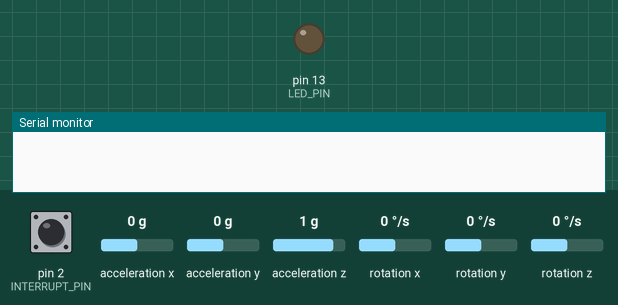
A sketch run on a simulated Arduino Leonardo, built with avr-gcc and run on an emulated ATmega32U4. On the bench: output pins drawn as LEDs (lit = HIGH), the last lines printed to the serial monitor. Dashed ring = blinking. Inputs (shaded band) come from the test bench; at power-on: rotation z 0 °/s, acceleration z 1 g, acceleration x 0 g, pin 2 (INTERRUPT_PIN) LOW, acceleration y 0 g, rotation x 0 °/s, rotation y 0 °/s. The sensor or clock chip raises its interrupt line as the real part does; no radio packets arrive unless stated.

Above: at 0.1 s.
At 1.7 s:
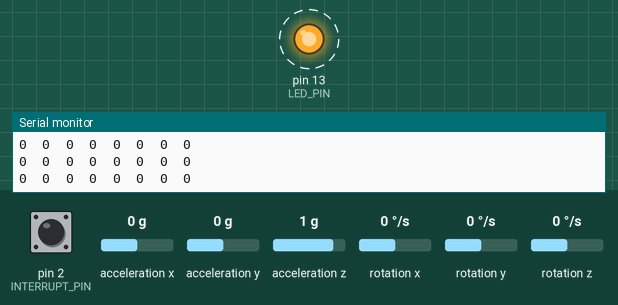
1.8 s: rotation z set to -192 °/s
4.8 s: acceleration z set to -0.8 g
7.8 s: acceleration x set to 0.8 g
Timing chart, 0 to 16.8 s (numbered marks = the images above; inputs shaded):
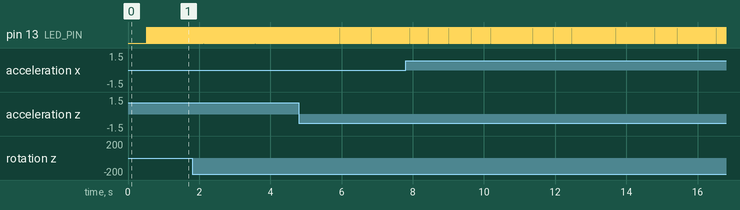

Measured:
- by itself, pin 13 (LED_PIN): alternates HIGH for 0.01 s and LOW for 0.01 s

The sketch:

Sanic.ino
```cpp
//**************************************************************
//****                      printing stuff                  ****
//**************************************************************

//uncomment to print for python code to read
#define PYTHON_READ

//uncomment to see all GPS data
//#define PRINT_GPS

// uncomment "OUTPUT_READABLE_QUATERNION" if you want to see the actual quaternion components in a [w, x, y, z] format
//#define OUTPUT_READABLE_QUATERNION

// uncomment "OUTPUT_READABLE_EULER" if you want to see Euler angles(in degrees)
//#define OUTPUT_READABLE_EULER

// uncomment "OUTPUT_READABLE_YAWPITCHROLL" if you want to see the yaw/pitch/roll angles (in degrees)
//#define OUTPUT_READABLE_YAWPITCHROLL

// uncomment "OUTPUT_READABLE_REALACCEL" if you want to see acceleration
//#define OUTPUT_READABLE_REALACCEL

// uncomment "OUTPUT_READABLE_WORLDACCEL" if you want to see acceleration
//#define OUTPUT_READABLE_WORLDACCEL

//**************************************************************
//****                       MPU declaration                ****
//**************************************************************
// I2Cdev and MPU6050 must be installed as libraries, or else the .cpp/.h files
// for both classes must be in the include path of your project
#include "I2Cdev.h"
#include "MPU6050_6Axis_MotionApps20.h"
// Arduino Wire library is required if I2Cdev I2CDEV_ARDUINO_WIRE implementation
// is used in I2Cdev.h
#if I2CDEV_IMPLEMENTATION == I2CDEV_ARDUINO_WIRE
    #include "Wire.h"
#endif

MPU6050 mpu;

#define INTERRUPT_PIN 2  // use pin 2 on Arduino Uno & most boards
#define LED_PIN 13 // (Arduino is 13, Teensy is 11, Teensy++ is 6)
bool blinkState = false;

// MPU control/status vars
bool dmpReady = false;  // set true if DMP init was successful
uint8_t mpuIntStatus;   // holds actual interrupt status byte from MPU
uint8_t devStatus;      // return status after each device operation (0 = success, !0 = error)
uint16_t packetSize;    // expected DMP packet size (default is 42 bytes)
uint16_t fifoCount;     // count of all bytes currently in FIFO
uint8_t fifoBuffer[64]; // FIFO storage buffer

// orientation/motion vars
Quaternion q;           // [w, x, y, z]         quaternion container
VectorInt16 aa;         // [x, y, z]            accel sensor measurements
VectorInt16 aaReal;     // [x, y, z]            gravity-free accel sensor measurements
VectorInt16 aaWorld;    // [x, y, z]            world-frame accel sensor measurements
VectorFloat gravity;    // [x, y, z]            gravity vector
float euler[3];         // [psi, theta, phi]    Euler angle container
float ypr[3];           // [yaw, pitch, roll]   yaw/pitch/roll container and gravity vector

// packet structure for InvenSense teapot demo
uint8_t teapotPacket[14] = { '$', 0x02, 0,0, 0,0, 0,0, 0,0, 0x00, 0x00, '\r', '\n' };


// ================================================================
// ===               INTERRUPT DETECTION ROUTINE                ===
// ================================================================

volatile bool mpuInterrupt = false;     // indicates whether MPU interrupt pin has gone high
void dmpDataReady() {
    mpuInterrupt = true;
}
//**************************************************************
//****                       GPS declaration                ****
//**************************************************************


const unsigned char UBX_HEADER[] = { 0xB5, 0x62 };

struct NAV_POSLLH {
  unsigned char cls;
  unsigned char id;
  unsigned short len;
  unsigned long iTOW;
  long lon;
  long lat;
 // long height;
 // long hMSL;
//  unsigned long hAcc;
//  unsigned long vAcc;
};

NAV_POSLLH posllh;
//**************************************************************
//****                       RF24 declaration               ****
//**************************************************************
#include <SPI.h>
#include "RF24.h"
RF24 radio(7,8);
const uint64_t pipes[2] = { 0xABCDABCD71LL, 0x544d52687CLL };


struct data{
  long lat,lon;
  int ax,ay,az;
};

struct data2{
   int yaw, pitch, roll;
};

struct data data;
struct data2 data2;
int i = 0;
// ================================================================
// ===                      INITIAL SETUP                       ===
// ================================================================

void setup() {
    //**************************************************************
    //****                       MPU setup                      ****
    //**************************************************************
    // join I2C bus (I2Cdev library doesn't do this automatically)
    #if I2CDEV_IMPLEMENTATION == I2CDEV_ARDUINO_WIRE
        Wire.begin();
        //TWBR = 12;
        Wire.setClock(400000); // 400kHz I2C clock. Comment this line if having compilation difficulties
    #elif I2CDEV_IMPLEMENTATION == I2CDEV_BUILTIN_FASTWIRE
        Fastwire::setup(400, true);
    #endif

    // initialize serial communication
    // (115200 chosen because it is required for Teapot Demo output, but it's
    // really up to you depending on your project)
    Serial.begin(115200);
    while (!Serial); // wait for Leonardo enumeration, others continue immediately

    // NOTE: 8MHz or slower host processors, like the Teensy @ 3.3V or Arduino
    // Pro Mini running at 3.3V, cannot handle this baud rate reliably due to
    // the baud timing being too misaligned with processor ticks. You must use
    // 38400 or slower in these cases, or use some kind of external separate
    // crystal solution for the UART timer.

    // initialize device
   // Serial.println(F("Initializing I2C devices..."));
    mpu.initialize();
    pinMode(INTERRUPT_PIN, INPUT);

    // verify connection
  //  Serial.println(F("Testing device connections..."));
   // Serial.println(mpu.testConnection() ? F("MPU6050 connection successful") : F("MPU6050 connection failed"));
    mpu.testConnection();
    while (Serial.available() && Serial.read()); // empty buffer

    // load and configure the DMP
   // Serial.println(F("Initializing DMP..."));
    devStatus = mpu.dmpInitialize();

    // supply your own gyro offsets here, scaled for min sensitivity
    mpu.setXGyroOffset(220);
    mpu.setYGyroOffset(76);
    mpu.setZGyroOffset(-85);
    mpu.setZAccelOffset(1788); // 1688 factory default for my test chip

    // make sure it worked (returns 0 if so)
    if (devStatus == 0) {
        // turn on the DMP, now that it's ready
       // Serial.println(F("Enabling DMP..."));
        mpu.setDMPEnabled(true);

        // enable Arduino interrupt detection
      //  Serial.println(F("Enabling interrupt detection (Arduino external interrupt 0)..."));
        attachInterrupt(digitalPinToInterrupt(INTERRUPT_PIN), dmpDataReady, RISING);
        mpuIntStatus = mpu.getIntStatus();

        // set our DMP Ready flag so the main loop() function knows it's okay to use it
     //   Serial.println(F("DMP ready! Waiting for first interrupt..."));
        dmpReady = true;

        // get expected DMP packet size for later comparison
        packetSize = mpu.dmpGetFIFOPacketSize();
    } else {
        // ERROR!
        // 1 = initial memory load failed
        // 2 = DMP configuration updates failed
        // (if it's going to break, usually the code will be 1)
       // Serial.print(F("DMP Initialization failed (code "));
     //   Serial.print(devStatus);
      //  Serial.println(F(")"));
    }

    // configure LED for output
    pinMode(LED_PIN, OUTPUT);
    //**************************************************************
    //****                       GPS setup                      ****
    //**************************************************************
      Serial1.begin(115200);
    //**************************************************************
    //****                       RF24 setup                     ****
    //**************************************************************
  radio.begin();                           // Setup and configure rf radio
  radio.setChannel(1);
  radio.setDataRate(RF24_2MBPS);
  radio.setAutoAck(1);                     // Ensure autoACK is enabled
  radio.setRetries(2,15);                  // Optionally, increase the delay between retries & # of retries
  radio.enableDynamicPayloads();
  radio.setPayloadSize(128);
  radio.setCRCLength(RF24_CRC_8);          // Use 8-bit CRC for performance
  radio.openWritingPipe(pipes[0]);
  radio.startListening();
  radio.powerUp();
  radio.stopListening();

}


// ================================================================
// ===                    MAIN PROGRAM LOOP                     ===
// ================================================================

void loop() {
    //**************************************************************
    //****                       MPU loop                       ****
    //**************************************************************
    // if programming failed, don't try to do anything
    if (!dmpReady) return;

    // wait for MPU interrupt or extra packet(s) available
    while (!mpuInterrupt && fifoCount < packetSize) {
        // other program behavior stuff here
        // .
        // .
        // .
        // if you are really paranoid you can frequently test in between other
        // stuff to see if mpuInterrupt is true, and if so, "break;" from the
        // while() loop to immediately process the MPU data
        // .
        // .
        // .
    }

    // reset interrupt flag and get INT_STATUS byte
    mpuInterrupt = false;
    mpuIntStatus = mpu.getIntStatus();

    // get current FIFO count
    fifoCount = mpu.getFIFOCount();
    // check for overflow (this should never happen unless our code is too inefficient)
    if ((mpuIntStatus & 0x10) || fifoCount == 1024) {
        // reset so we can continue cleanly
        mpu.resetFIFO();
        Serial.println(F("FIFO overflow!"));

    // otherwise, check for DMP data ready interrupt (this should happen frequently)
    } else if (mpuIntStatus & 0x02) {
        // wait for correct available data length, should be a VERY short wait
        while (fifoCount < packetSize) fifoCount = mpu.getFIFOCount();

        // read a packet from FIFO
        mpu.getFIFOBytes(fifoBuffer, packetSize);

        // track FIFO count here in case there is > 1 packet available
        // (this lets us immediately read more without waiting for an interrupt)
        fifoCount -= packetSize;

        #ifdef OUTPUT_READABLE_QUATERNION
            // display quaternion values in easy matrix form: w x y z
            mpu.dmpGetQuaternion(&q, fifoBuffer);
            Serial.print("quat\t");
            Serial.print(q.w);
            Serial.print("\t");
            Serial.print(q.x);
            Serial.print("\t");
            Serial.print(q.y);
            Serial.print("\t");
            Serial.println(q.z);
        #endif


        #ifdef OUTPUT_READABLE_EULER
            // display Euler angles in degrees
            mpu.dmpGetQuaternion(&q, fifoBuffer);
            mpu.dmpGetEuler(euler, &q);
            Serial.print("euler\t");
            Serial.print(euler[0] * 180/M_PI);
            Serial.print("\t");
            Serial.print(euler[1] * 180/M_PI);
            Serial.print("\t");
            Serial.println(euler[2] * 180/M_PI);
        #endif


        mpu.dmpGetQuaternion(&q, fifoBuffer);
        mpu.dmpGetGravity(&gravity, &q);
        mpu.dmpGetYawPitchRoll(ypr, &q, &gravity);
        data2.yaw = ypr[0] * 180/M_PI;
        data2.pitch = ypr[1] * 180/M_PI;
        data2.roll =ypr[2] * 180/M_PI;
        #ifdef OUTPUT_READABLE_YAWPITCHROLL
            // display Euler angles in degrees
            Serial.print("ypr\t");
            Serial.print(ypr[0] * 180/M_PI);
            Serial.print("\t");
            Serial.print(ypr[1] * 180/M_PI);
            Serial.print("\t");
            Serial.print(ypr[2] * 180/M_PI);
        #endif

        mpu.dmpGetQuaternion(&q, fifoBuffer);
        mpu.dmpGetAccel(&aa, fifoBuffer);
        mpu.dmpGetGravity(&gravity, &q);
        mpu.dmpGetLinearAccel(&aaReal, &aa, &gravity);
        data.ax = aaReal.x;
        data.ay = aaReal.y;
        data.az = aaReal.z;
        #ifdef OUTPUT_READABLE_REALACCEL
            // display real acceleration, adjusted to remove gravity
            Serial.print("areal\t");
            Serial.print(aaReal.x);
            Serial.print("\t");
            Serial.print(aaReal.y);
            Serial.print("\t");
            Serial.println(aaReal.z);
        #endif

        #ifdef OUTPUT_READABLE_WORLDACCEL
            // display initial world-frame acceleration, adjusted to remove gravity
            // and rotated based on known orientation from quaternion
            mpu.dmpGetQuaternion(&q, fifoBuffer);
            mpu.dmpGetAccel(&aa, fifoBuffer);
            mpu.dmpGetGravity(&gravity, &q);
            mpu.dmpGetLinearAccel(&aaReal, &aa, &gravity);
            mpu.dmpGetLinearAccelInWorld(&aaWorld, &aaReal, &q);
            Serial.print("aworld\t");
            Serial.print(aaWorld.x);
            Serial.print("\t");
            Serial.print(aaWorld.y);
            Serial.print("\t");
            Serial.println(aaWorld.z);
        #endif


        // blink LED to indicate activity
        blinkState = !blinkState;
        digitalWrite(LED_PIN, blinkState);
    }
    //**************************************************************
    //****                       GPS loop                       ****
    //**************************************************************
    if ( processGPS() ) {
     data.lat = posllh.lat;
     data.lon = posllh.lon;
    #ifdef PRINT_GPS
    //Serial.print("iTOW:");      Serial.print(posllh.iTOW);
    Serial.print(" lat/lon: "); Serial.print(posllh.lat); Serial.print(","); Serial.print(posllh.lon);
    //Serial.print(" height: ");  Serial.print(posllh.height/1000.0f);
    //Serial.print(" hMSL: ");    Serial.print(posllh.hMSL/1000.0f);
   // Serial.print(" hAcc: ");    Serial.print(posllh.hAcc/1000.0f);
    //Serial.print(" vAcc: ");    Serial.print(posllh.vAcc/1000.0f);
    Serial.println();
    #endif
    }
    //**************************************************************
    //****                       RF24 loop                      ****
    //**************************************************************
    radio.openWritingPipe(pipes[0]);
    radio.writeFast(&data,sizeof(data));
    radio.openWritingPipe(pipes[1]);
    radio.writeFast(&data2,sizeof(data2));
    //**************************************************************
    //****                python display loop                   ****
    //**************************************************************
    #ifdef PYTHON_READ
    data.lat = posllh.lat;
    data.lon = posllh.lon;
    Serial.print(data.lat); Serial.print("\t");
    Serial.print(data.lon); Serial.print("\t");
    Serial.print(data.ax); Serial.print("\t");
    Serial.print(data.ay); Serial.print("\t");
    Serial.print(data.az); Serial.print("\t");
    Serial.print(data2.roll); Serial.print("\t");
    Serial.print(data2.pitch); Serial.print("\t");
    Serial.println(data2.yaw);
    #endif
}

// ================================================================
// ===                     PROGRAM FUNCTIONS                    ===
// ================================================================
void calcChecksum(unsigned char* CK) {
  memset(CK, 0, 2);
  for (int i = 0; i < (int)sizeof(NAV_POSLLH); i++) {
    CK[0] += ((unsigned char*)(&posllh))[i];
    CK[1] += CK[0];
  }
}

bool processGPS() {
  static int fpos = 0;
  static unsigned char checksum[2];
  const int payloadSize = sizeof(NAV_POSLLH);
  while ( Serial1.available() ) {
    byte c = Serial1.read();
    if ( fpos < 2 ) {
      if ( c == UBX_HEADER[fpos] )
        fpos++;
      else
        fpos = 0;
    }
    else {
      if ( (fpos-2) < payloadSize )
        ((unsigned char*)(&posllh))[fpos-2] = c;

      fpos++;

      if ( fpos == (payloadSize+2) ) {
        //calcChecksum(checksum);
      }
      else if ( fpos == (payloadSize+3) ) {
       // if ( c != checksum[0] )
         // fpos = 0;
      }
      else if ( fpos == (payloadSize+4) ) {

        fpos = 0;
       // if ( c == checksum[1] ) {
          return true;
       // }
      }
      else if ( fpos > (payloadSize+4) ) {
        fpos = 0;
      }
    }
  }

  return false;
}
```
